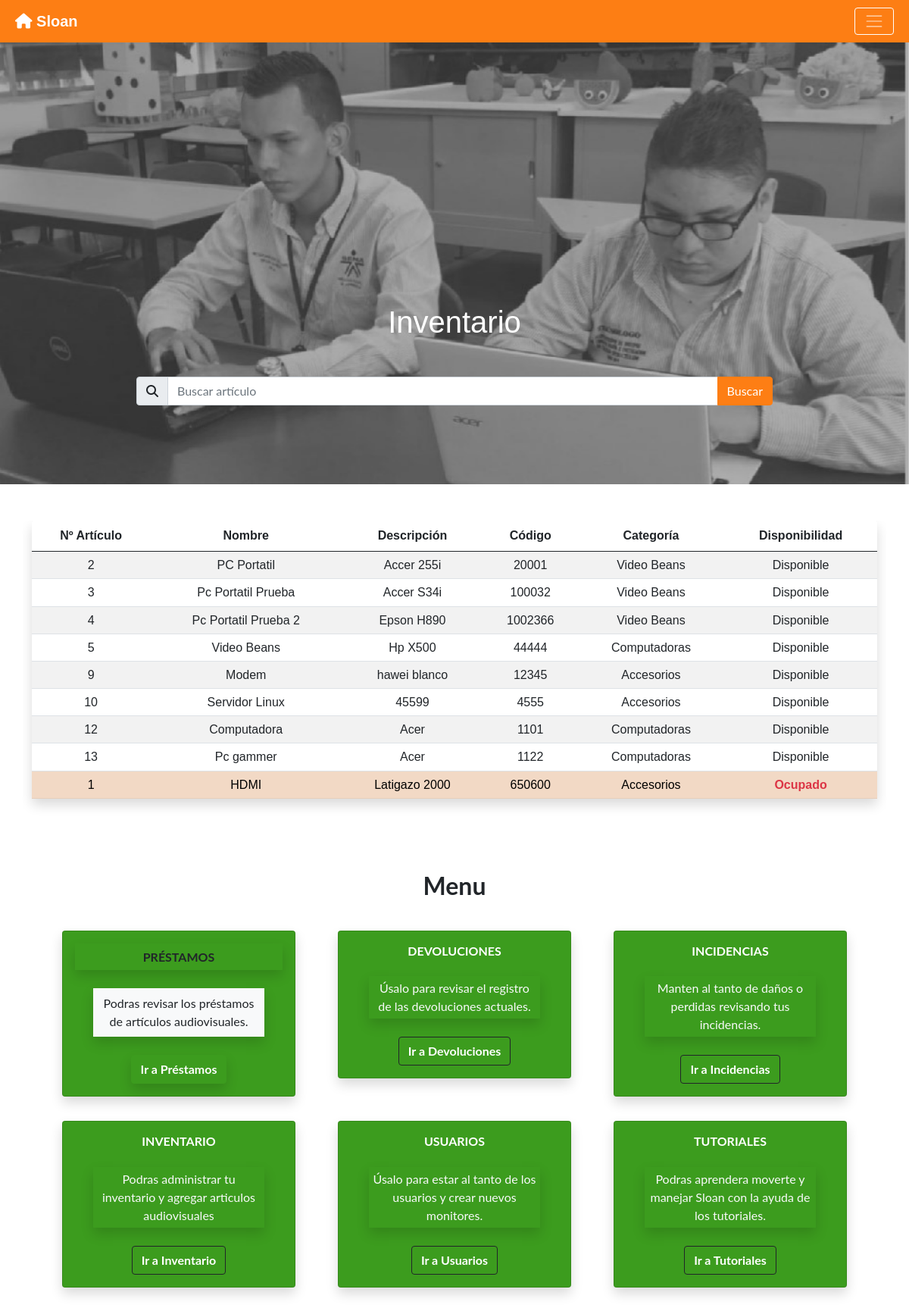
The app's page /monitor/inventario.php (signed in) with its own data.
### tables this page shows
CREATE TABLE `articulos` (
  `id_articulo` int(11) NOT NULL,
  `categoria` int(11) NOT NULL,
  `nombre_articulo` varchar(20) NOT NULL,
  `descripcion` varchar(30) NOT NULL,
  `codigo_barras` varchar(10) NOT NULL,
  `disponibilidad` int(11) NOT NULL DEFAULT 1,
  `estado` int(1) NOT NULL DEFAULT 1
);

### confirmarInicio.php (called while the page is built, shortened)
<?php
    class Confirmar {
        private $carnet;
        function __construct(){
            if (isset($_SESSION['carnetUsuario'])){
                $this -> carnet = $_SESSION['carnetUsuario'];
            }
        }
        function verificar(){
            include "conexion.php";
            $sql = "call confirmarInicioSesion(?)";
            try {
                $stmt =  $con -> prepare($sql);
                $stmt -> bindParam(1, $this -> carnet, PDO::PARAM_STR);
                $stmt -> execute();
                $resultSet = $stmt -> fetch();
                if ($resultSet['sesion'] == "activo" ){
                    $resultSet = true;
                }else{
                    $resultSet = false;
                }
            } catch (PDOException $e) {
                echo "error en confirmar sesion".$e-> getMessage();
            }
            return $resultSet;
        }
    }
?>

### monitor/inventario.php (the view, shortened to what this page needs)
<?php
    include_once"../conexion.php";
    include_once "../confirmarInicio.php";
    $sentencia_select=$con->prepare('SELECT * FROM articulos ORDER BY disponibilidad ASC');
	$sentencia_select->execute();
	$resultado=$sentencia_select->fetchAll();
    $confirmar = new Confirmar();
    if ($confirmar -> verificar() == true):
?>
<!DOCTYPE html>
<html lang="es">
	<head>
        <link rel="stylesheet" href="../css/custom.css">
	</head>
	<body style="font-family: 'Noto Sans JP', sans-serif;">
        <?php include_once "../plantillas/navegacion.plantilla.php" ?>
        <div class="carousel slide" data-bs-ride="carousel">
            <div class="carousel-inner">
                <div class="carousel-item active">
                    <img src="../img/Fondo.jpeg" class="d-block w-100 h-100" alt="Logo Carrusel">
                </div>
                <div class="carousel-caption d-sm-block mt-sm-5 d-md-block">
                    <h1 class="h1 text-white mb-5 d-none d-md-block">Inventario</h1>
					<form class="row text-center justify-content-center align-items-center" method="post">
	                    <div class="input-group mb-3">
                            <span class="input-group-text mb-5" id="basic-addon1"><i class="fas fa-search"></i></span>
							<input type="text" class="form-control mb-5" name="buscar" placeholder="Buscar artículo" value="<?php if(isset($buscar_text)) echo $buscar_text; ?>">
                            <input type="submit" class="btn btn-warning text-white mb-5" name="btn_buscar" value="Buscar">
	                    </div>
					</form>
                </div>
            </div>
        </div>
		<div class="container">
			<div class="row pt-5">
				<div class="col-12 table-responsive">
        			<table class="table table-striped table-hover shadow p-3 mb-5 bg-white rounded">
        				<thead>
        					<tr class="text-center">
        						<th class="fw-bold" scope="col">Nº Artículo</th>
        						<th class="fw-bold" scope="col">Nombre</th>
        						<th class="fw-bold" scope="col">Descripción</th>
        						<th class="fw-bold" scope="col">Código</th>
        						<th class="fw-bold" scope="col">Categoría</th>
								<th class="fw-bold" scope="col">Disponibilidad</th>
        					</tr>
        				</thead>
        				<tbody>
                            <?php foreach($resultado as $fila):?>
                                <?php
                                    if($fila ['categoria'] == 1) {
                                        $categoria = "Computadoras";
                                    } else if ($fila ['categoria'] == 2) {
                                        $categoria = "Video Beans";
                                    } else if ($fila ['categoria'] == 3) {
                                        $categoria = "Accesorios";
                                    }
                                    if ($fila['disponibilidad']==2 || $fila['estado'] == 2) {
                                        $disponibilidad = "Ocupado";
                                        $estado = "class = \"h6 table-warning fw-bold text-danger\"";
                                        $estado2 = "class = \"h6 table-warning\"";
                                    }else {
                                        $disponibilidad = "Disponible";
                                        $estado ="class = \"h6\"";
                                        $estado2 ="class = \"h6\"";
                                    }
                                ?>
            					<tr class="text-center">
    								<td <?php echo $estado2; ?> scope="row">
                                        <?php echo $fila['id_articulo']; ?>
                                    </td>
    								<td <?php echo $estado2; ?> >
                                        <?php echo $fila['nombre_articulo']; ?>
                                    </td>
    								<td <?php echo $estado2; ?> >
                                        <?php echo $fila['descripcion']; ?>
                                    </td>
    								<td <?php echo $estado2; ?> >
                                        <?php echo $fila['codigo_barras'];?>
                                    </td>
    								<td <?php echo $estado2; ?> >
                                        <?php echo $categoria ?>
                                    </td>
    								<td <?php echo $estado; ?> >
                                        <?php echo $disponibilidad; ?>
                                    </td>
            					</tr>
        					<?php endforeach ?>
        				</tbody>
        			</table>
				</div>
            </div>
            <?php include_once "../plantillas/contenido.plantilla.php" ?>
		</div>
	</body>
</html>
<?php
    endif;
?>

### records on screen
articulos: id_articulo "2", nombre_articulo "PC Portatil", descripcion "Accer 255i", codigo_barras "20001", categoria "Video Beans", disponibilidad "Disponible"
articulos: id_articulo "3", nombre_articulo "Pc Portatil Prueba", descripcion "Accer S34i", codigo_barras "100032", categoria "Video Beans", disponibilidad "Disponible"
articulos: id_articulo "4", nombre_articulo "Pc Portatil Prueba 2", descripcion "Epson H890", codigo_barras "1002366", categoria "Video Beans", disponibilidad "Disponible"
articulos: id_articulo "5", nombre_articulo "Video Beans", descripcion "Hp X500", codigo_barras "44444", categoria "Computadoras", disponibilidad "Disponible"
articulos: id_articulo "9", nombre_articulo "Modem", descripcion "hawei blanco", codigo_barras "12345", categoria "Accesorios", disponibilidad "Disponible"
articulos: id_articulo "10", nombre_articulo "Servidor Linux", descripcion "45599", codigo_barras "4555", categoria "Accesorios", disponibilidad "Disponible"
articulos: id_articulo "12", nombre_articulo "Computadora", descripcion "Acer", codigo_barras "1101", categoria "Computadoras", disponibilidad "Disponible"
articulos: id_articulo "13", nombre_articulo "Pc gammer", descripcion "Acer", codigo_barras "1122", categoria "Computadoras", disponibilidad "Disponible"
articulos: id_articulo "1", nombre_articulo "HDMI", descripcion "Latigazo 2000", codigo_barras "650600", categoria "Accesorios", disponibilidad "Ocupado"
